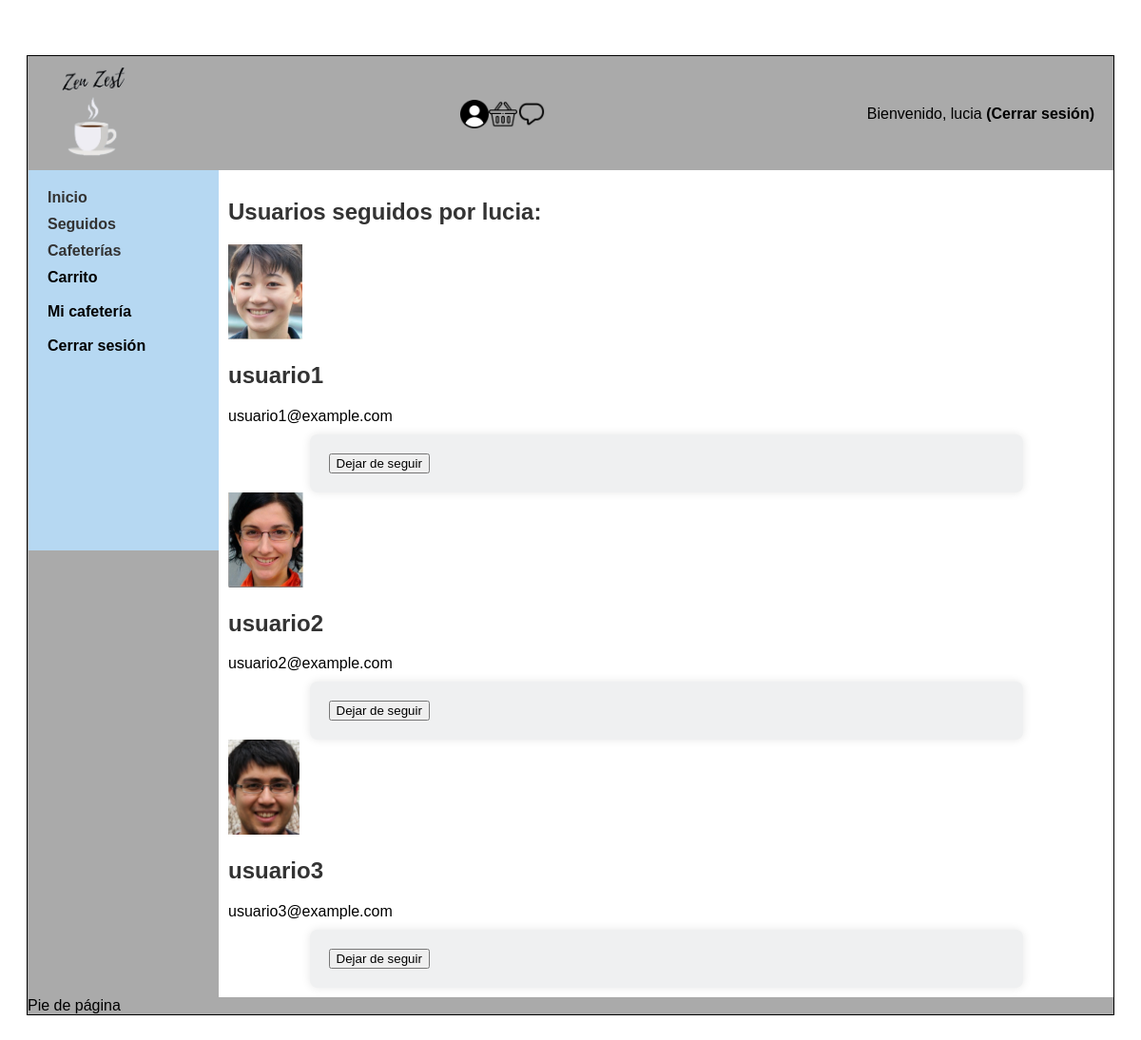
Page /seguidos.php (signed in) on the committed database.
### tables this page shows
CREATE TABLE Usuario (
    Nombre VARCHAR(50) PRIMARY KEY,
    Email VARCHAR(100),
    Password_hash VARCHAR(255),  
    Foto_de_perfil VARCHAR(255),
    Rol VARCHAR(50)
);

### includes/clases/usuario.php (called while the page is built, shortened)
<?php
class Usuario {
    private $username;
    private $email;
    private $foto;
    public function __construct($username, $email, $contraseña, $foto) {
        $this->username = $username;
        $this->email = $email;
        $this->foto = $foto;
    }
    public static function buscaUsuario($nombre)
    {
        $conn = Aplicacion::getInstance()->getConexionBd();
        $query = sprintf("SELECT * FROM Usuario U WHERE U.Nombre='%s'", $conn->real_escape_string($nombre));
        $rs = $conn->query($query);
        $result = false;
        if ($rs) {
            if ( $rs->num_rows == 1) {
                $fila = $rs->fetch_assoc();
                $user = new Usuario($fila['Nombre'], $fila['Email'], $fila['Password_hash'], $fila['Foto_de_perfil']);
                $result = $user;
            }
        } else {
            $result = false;
            error_log("Error BD ({$conn->errno}): {$conn->error}");
        }
        return $result;
    }
    public function encontrarSeguidos() {
        $conn = Aplicacion::getInstance()->getConexionBd();
        $seguidos = [];
        $query = sprintf("SELECT U.Nombre, U.Email, U.Password_hash, U.Foto_de_perfil FROM Usuario U INNER JOIN Seguidores S ON U.Nombre = S.Seguido WHERE S.Seguidor='%s'", $conn->real_escape_string($this->username));
        $rs = $conn->query($query);
        if ($rs) {
            while ($fila = $rs->fetch_assoc()) {
                $usuario = new Usuario($fila['Nombre'], $fila['Email'], $fila['Password_hash'], $fila['Foto_de_perfil']);
                array_push($seguidos, $usuario);
            }
        } else {
            error_log("Error SQL ({$conn->errno}): {$conn->error}");
        }
        return $seguidos;
    }
    public function getNombre() {
        return $this->username;
    }
    public function getEmail() {
        return $this->email;
    }
    public function getFotoDePerfil() {
        return $this->foto;
    }
}
?>

### seguidos.php (the view, shortened to what this page needs)
<?php
require_once __DIR__.'/includes/clases/usuario.php';
if (isset($_SESSION['nombre'])) {
    $username = $_SESSION['nombre'];
    $user = Usuario::buscaUsuario($username);
    $usuariosSeguidos = $user->encontrarSeguidos();
    $contenidoPrincipal = "<h1>Usuarios seguidos por $username:</h1>";
    if ($usuariosSeguidos == []) {
        $contenidoPrincipal .= "<p>Todavía no sigues a nadie. Comienza a seguir a otros perfiles para verlos aquí.</p>";
    } else {
        $contenidoPrincipal .= '<div class="usuarios-seguidos-container">';
        foreach ($usuariosSeguidos as $usuarioSeguido) {
            $nombre = htmlspecialchars($usuarioSeguido->getNombre());
            $email = htmlspecialchars($usuarioSeguido->getEmail());
            $foto = htmlspecialchars($usuarioSeguido->getFotoDePerfil());
            $contenidoPrincipal .= "<div class='usuario-seguido-item'>";
            $contenidoPrincipal .= "<img src='$foto' alt='Foto de perfil de $nombre' style='max-width: 100px; max-height: 100px;' class='imagen_usuario'/>";
            $contenidoPrincipal .= "<h2>$nombre</h2>";
            $contenidoPrincipal .= "<p>$email</p>";
            $contenidoPrincipal .= "<form method='post' action=''>";
            $contenidoPrincipal .= "<input type='hidden' name='dejarDeSeguir' value='$nombre'>";
            $contenidoPrincipal .= "<button type='submit'>Dejar de seguir</button>";
            $contenidoPrincipal .= "</form>";
            $contenidoPrincipal .= "</div>";
        }
        $contenidoPrincipal .= '</div>';
    }
}else {
    $contenidoPrincipal = "<p>Por favor, <a href='login.php'>inicia sesión</a> para ver los usuarios que sigues.</p>";
}
require_once __DIR__.'/includes/vistas/plantillas/plantilla.php';

### css/estilo.css (style rules this page uses)
body { font-family: Arial, sans-serif; background-color: #FFFFFF; padding: 20px; }
h1, h2 { color: #333; }
p { margin-bottom: 10px; }
* { margin: 10; padding: 100; box-sizing: border-box; }
form { max-width: 750px; margin: 0 auto; background-color: #eff0f1; padding: 20px; border-radius: 8px; box-shadow: 0 0 10px rgba(0, 0, 0, 0.1); }

### rows in the picture
usuario: Foto_de_perfil (picture), Nombre "usuario1", Email "usuario1@example.com"
usuario: Foto_de_perfil (picture), Nombre "usuario2", Email "usuario2@example.com"
usuario: Foto_de_perfil (picture), Nombre "usuario3", Email "usuario3@example.com"

### other values in the picture
$_SESSION['nombre'] "lucia"
$username "lucia"
